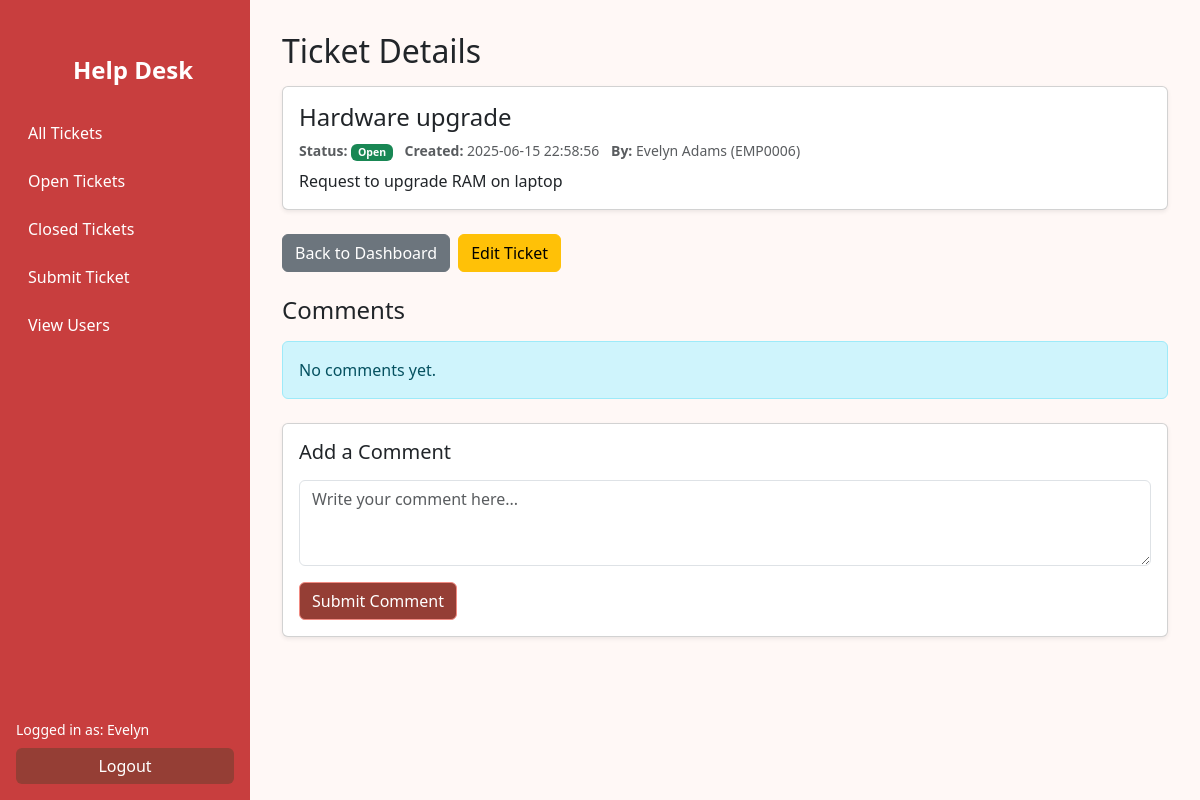
The app's page /ticket/6 (signed in), older data.
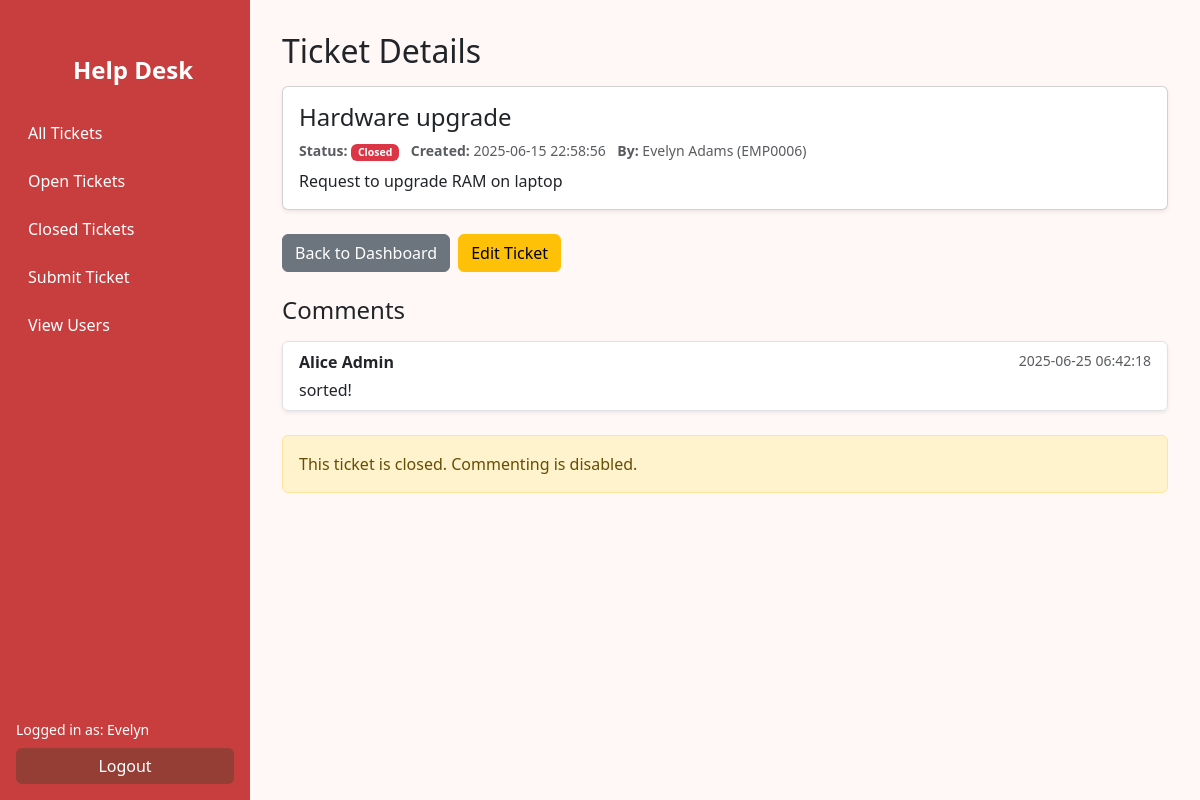
The same page, newer data.
### tables this page shows
CREATE TABLE users (
  id INTEGER PRIMARY KEY AUTOINCREMENT,
  email TEXT NOT NULL UNIQUE,
  password TEXT NOT NULL,
  first_name TEXT,
  last_name TEXT,
  employee_id TEXT,
  role TEXT CHECK(role IN ('admin', 'employee')) NOT NULL
);

CREATE TABLE tickets (
    id INTEGER PRIMARY KEY AUTOINCREMENT,
    title TEXT NOT NULL,
    description TEXT NOT NULL,
    status TEXT DEFAULT 'Open',
    user_id INTEGER,
    created_at TIMESTAMP DEFAULT CURRENT_TIMESTAMP,
    updated_at TIMESTAMP DEFAULT CURRENT_TIMESTAMP,
    FOREIGN KEY (user_id) REFERENCES users(id) ON DELETE CASCADE
);

CREATE TABLE comments (
    id INTEGER PRIMARY KEY AUTOINCREMENT,
    ticket_id INTEGER NOT NULL,
    user_id INTEGER NOT NULL,
    content TEXT NOT NULL,
    created_at TIMESTAMP DEFAULT CURRENT_TIMESTAMP,
    FOREIGN KEY (ticket_id) REFERENCES tickets(id) ON DELETE CASCADE,
    FOREIGN KEY (user_id) REFERENCES users(id) ON DELETE CASCADE
);

### app.py (the view)
@app.route('/ticket/<int:ticket_id>')
def view_ticket(ticket_id):
    if 'user_id' not in session:
        return redirect(url_for('login'))
    db = get_db()
    ticket = db.execute('''
        SELECT t.*,
            u.employee_id,
            u.first_name || ' ' || u.last_name AS creator_name
        FROM tickets t
        JOIN users u ON t.user_id = u.id
        WHERE t.id = ?
    ''', (ticket_id,)).fetchone()
    comments = db.execute('''
        SELECT c.content, c.created_at, u.first_name || ' ' || u.last_name AS author
        FROM comments c
        JOIN users u ON c.user_id = u.id
        WHERE c.ticket_id = ?
        ORDER BY c.created_at
    ''', (ticket_id,)).fetchall()
    return render_template('view_ticket.html', ticket=ticket, comments=comments)

### app.py (called while the page is built)
def connect_db():
    rv = sqlite3.connect(app.config['DATABASE'])
    rv.row_factory = sqlite3.Row
    return rv

def get_db():
    if 'sqlite_db' not in g:
        g.sqlite_db = connect_db()
    return g.sqlite_db

### templates/view_ticket.html (shortened to what this page needs)
{% extends 'base_dashboard.html' %}
{% block content %}
<div class="mb-4">
  <h2 class="mb-3">Ticket Details</h2>
  <div class="card shadow-sm">
    <div class="card-body">
      <h4 class="mb-2">{{ ticket['title'] }}</h4>
      <div class="mb-2 text-muted small">
        <span class="me-2">
          <strong>Status:</strong>
          <span class="badge {{ 'bg-danger' if ticket['status'] == 'Closed' else 'bg-success' }}">
            {{ ticket['status'] }}
          </span>
        </span>
        <span class="me-2"><strong>Created:</strong> {{ ticket['created_at'] }}</span>
        <span><strong>By:</strong> {{ ticket['creator_name'] }} ({{ ticket['employee_id'] }})</span>
      </div>
      <p class="mb-0">{{ ticket['description'] }}</p>
    </div>
  </div>
</div>
<div class="d-flex flex-wrap gap-2 mb-4">
  <a href="{{ url_for('dashboard') }}" class="btn btn-secondary">Back to Dashboard</a>
  {% if session['user_id'] == ticket['user_id'] or session['role'] == 'admin' %}
    <a href="{{ url_for('edit_ticket', ticket_id=ticket['id']) }}" class="btn btn-warning">Edit Ticket</a>
  {% endif %}
</div>
<div class="mb-4">
  <h4 class="mb-3">Comments</h4>
  {% if comments %}
    <ul class="list-group shadow-sm">
      {% for comment in comments %}
        <li class="list-group-item">
          <div class="d-flex justify-content-between mb-1">
            <strong>{{ comment['author'] }}</strong>
            <small class="text-muted">{{ comment['created_at'] }}</small>
          </div>
          <div>{{ comment['content'] }}</div>
        </li>
      {% endfor %}
    </ul>
  {% else %}
    <div class="alert alert-info">No comments yet.</div>
  {% endif %}
</div>
{% if ticket['status'] != 'Closed' %}
  <div class="card shadow-sm">
    <div class="card-body">
      <h5 class="card-title mb-3">Add a Comment</h5>
      <form method="POST" action="{{ url_for('add_comment', ticket_id=ticket['id']) }}">
        <div class="mb-3">
          <textarea class="form-control" name="content" rows="3" placeholder="Write your comment here..." required></textarea>
        </div>
        <button type="submit" class="btn btn-primary">Submit Comment</button>
      </form>
    </div>
  </div>
{% else %}
  <div class="alert alert-warning">This ticket is closed. Commenting is disabled.</div>
{% endif %}
{% endblock %}

### templates/base_dashboard.html (shortened to what this page needs)
<!doctype html>
<html lang="en">
<head>
  <link href="https://cdn.jsdelivr.net/npm/bootstrap@5.3.3/dist/css/bootstrap.min.css" rel="stylesheet">
  <link href="{{ url_for('static', filename='css/style.css') }}" rel="stylesheet">
</head>
<body>
  <div class="wrapper d-flex">
    {% if session.get('user_id') %}
    <div class="sidebar">
      <div class="nav-links pt-4 px-3">
        <h4 class="text-center mb-4">Help Desk</h4>
        <a href="{{ url_for('dashboard') }}">All Tickets</a>
        <a href="{{ url_for('dashboard') }}?status=Open">Open Tickets</a>
        <a href="{{ url_for('dashboard') }}?status=Closed">Closed Tickets</a>
        <a href="{{ url_for('submit_ticket') }}">Submit Ticket</a>
        <a href="{{ url_for('view_users') }}">View Users</a>
      </div>
      <div class="p-3 mt-auto">
        <div class="small mb-2">Logged in as: {{ session.get('first_name', 'Guest') }}</div>
        <a href="{{ url_for('logout') }}" class="btn btn-outline-light w-100">Logout</a>
      </div>
    </div>
    {% endif %}
    <div class="main-content">
      {% block content %}{% endblock %}
    </div>
  </div>
</body>
</html>

### static/css/style.css (style rules this page uses)
body { margin: 0; font-family: system-ui, sans-serif; background-color: #fff8f6; }
.wrapper { display: flex; min-height: 100vh; }
.sidebar { position: fixed; top: 0; left: 0; height: 100vh; width: 250px; background-color: #c83e3e; color: #fff; display: flex; flex-direction: column; padding-top: 2rem; z-index: 1000; }
.sidebar h4 { color: #fff; font-weight: bold; margin-bottom: 1rem; padding-left: 1rem; }
.sidebar .nav-links { flex-grow: 1; padding: 0 1rem; }
.sidebar .nav-links a { color: #fff; text-decoration: none; display: block; padding: 0.75rem; transition: all 0.2s; border-radius: 5px; }
.sidebar .p-3 { padding: 1rem; }
.sidebar .btn { background-color: #953e35; border: none; color: #fff; }
.main-content { margin-left: 250px; padding: 2rem; background-color: #fff8f6; width: 100%; min-height: 100vh; }
.btn-secondary { background-color: #6c757d; border-color: #6c757d; color: #fff; }

Row changes from the older to the newer data that the page shows:
changed tickets "Hardware upgrade": status "Open" → "Closed"
added comments: author "Alice Admin", created_at "2025-06-25 06:42:18", content "sorted!"
Text that changed along with them:
text no longer shown: "No comments yet. Add a Comment Submit Comment"
text now shown: "This ticket is closed. Commenting is disabled."
